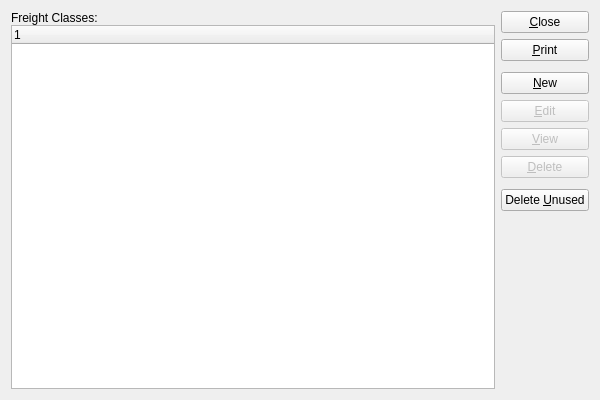
<?xml version="1.0" encoding="UTF-8"?>
<ui version="4.0">
 <comment>This file is part of the xTuple ERP: PostBooks Edition, a free and
open source Enterprise Resource Planning software suite,
Copyright (c) 1999-2018 by OpenMFG LLC, d/b/a xTuple.
It is licensed to you under the Common Public Attribution License
version 1.0, the full text of which (including xTuple-specific Exhibits)
is available at www.xtuple.com/CPAL.  By using this software, you agree
to be bound by its terms.</comment>
 <class>freightClasses</class>
 <widget class="QWidget" name="freightClasses">
  <property name="geometry">
   <rect>
    <x>0</x>
    <y>0</y>
    <width>600</width>
    <height>400</height>
   </rect>
  </property>
  <property name="windowTitle">
   <string>List Freight Classes</string>
  </property>
  <layout class="QGridLayout" name="gridLayout">
   <item row="0" column="0">
    <layout class="QVBoxLayout">
     <property name="spacing">
      <number>0</number>
     </property>
     <item>
      <widget class="QLabel" name="_freightClassLit">
       <property name="text">
        <string>Freight Classes:</string>
       </property>
      </widget>
     </item>
     <item>
      <widget class="XTreeWidget" name="_freightClass"/>
     </item>
    </layout>
   </item>
   <item row="0" column="1">
    <layout class="QVBoxLayout" name="verticalLayout">
     <item>
      <widget class="QPushButton" name="_close">
       <property name="text">
        <string>&amp;Close</string>
       </property>
      </widget>
     </item>
     <item>
      <widget class="QPushButton" name="_print">
       <property name="text">
        <string>&amp;Print</string>
       </property>
      </widget>
     </item>
     <item>
      <spacer name="verticalSpacer">
       <property name="orientation">
        <enum>Qt::Vertical</enum>
       </property>
       <property name="sizeType">
        <enum>QSizePolicy::Preferred</enum>
       </property>
       <property name="sizeHint" stdset="0">
        <size>
         <width>20</width>
         <height>5</height>
        </size>
       </property>
      </spacer>
     </item>
     <item>
      <widget class="QPushButton" name="_new">
       <property name="text">
        <string>&amp;New</string>
       </property>
      </widget>
     </item>
     <item>
      <widget class="QPushButton" name="_edit">
       <property name="enabled">
        <bool>false</bool>
       </property>
       <property name="text">
        <string>&amp;Edit</string>
       </property>
      </widget>
     </item>
     <item>
      <widget class="QPushButton" name="_view">
       <property name="enabled">
        <bool>false</bool>
       </property>
       <property name="text">
        <string>&amp;View</string>
       </property>
      </widget>
     </item>
     <item>
      <widget class="QPushButton" name="_delete">
       <property name="enabled">
        <bool>false</bool>
       </property>
       <property name="text">
        <string>&amp;Delete</string>
       </property>
      </widget>
     </item>
     <item>
      <spacer name="verticalSpacer_2">
       <property name="orientation">
        <enum>Qt::Vertical</enum>
       </property>
       <property name="sizeType">
        <enum>QSizePolicy::Preferred</enum>
       </property>
       <property name="sizeHint" stdset="0">
        <size>
         <width>20</width>
         <height>5</height>
        </size>
       </property>
      </spacer>
     </item>
     <item>
      <widget class="QPushButton" name="_deleteUnused">
       <property name="text">
        <string>Delete &amp;Unused</string>
       </property>
      </widget>
     </item>
     <item>
      <spacer name="Spacer12">
       <property name="orientation">
        <enum>Qt::Vertical</enum>
       </property>
       <property name="sizeType">
        <enum>QSizePolicy::Expanding</enum>
       </property>
       <property name="sizeHint" stdset="0">
        <size>
         <width>20</width>
         <height>68</height>
        </size>
       </property>
      </spacer>
     </item>
    </layout>
   </item>
  </layout>
 </widget>
 <layoutdefault spacing="6" margin="11"/>
 <customwidgets>
  <customwidget>
   <class>XTreeWidget</class>
   <extends>QTreeWidget</extends>
   <header>xtreewidget.h</header>
   <container>1</container>
  </customwidget>
 </customwidgets>
 <tabstops>
  <tabstop>_freightClass</tabstop>
  <tabstop>_new</tabstop>
  <tabstop>_edit</tabstop>
  <tabstop>_view</tabstop>
  <tabstop>_delete</tabstop>
  <tabstop>_deleteUnused</tabstop>
  <tabstop>_print</tabstop>
  <tabstop>_close</tabstop>
 </tabstops>
 <resources/>
 <connections>
  <connection>
   <sender>_close</sender>
   <signal>clicked()</signal>
   <receiver>freightClasses</receiver>
   <slot>close()</slot>
   <hints>
    <hint type="sourcelabel">
     <x>20</x>
     <y>20</y>
    </hint>
    <hint type="destinationlabel">
     <x>20</x>
     <y>20</y>
    </hint>
   </hints>
  </connection>
  <connection>
   <sender>_freightClass</sender>
   <signal>valid(bool)</signal>
   <receiver>_view</receiver>
   <slot>setEnabled(bool)</slot>
   <hints>
    <hint type="sourcelabel">
     <x>20</x>
     <y>20</y>
    </hint>
    <hint type="destinationlabel">
     <x>20</x>
     <y>20</y>
    </hint>
   </hints>
  </connection>
 </connections>
</ui>
